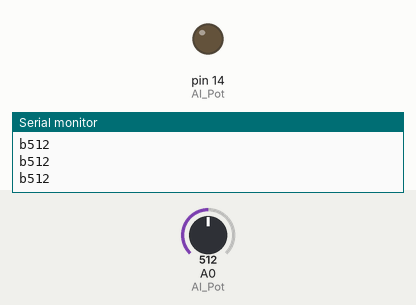
Simulated run of this sketch. Board: Arduino Uno, built with avr-gcc and run on an emulated ATmega328P. Parts: output pins drawn as LEDs (lit = HIGH), the last lines printed to the serial monitor. The test bench sets the inputs (shaded band); at power-on: A0 (AI_Pot) = 512.

Above: at 1.2 s.
1.3 s: A0 (AI_Pot) set to 52
2.8 s: A0 (AI_Pot) set to 45
4.9 s: A0 (AI_Pot) set to 115
6.9 s: A0 (AI_Pot) set to 139
At 8.1 s:
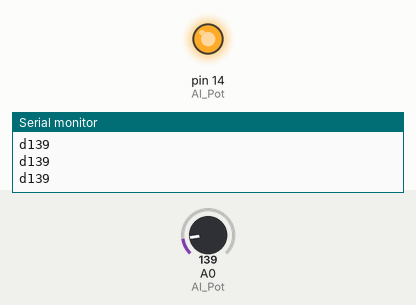
8.4 s: A0 (AI_Pot) set to 122
At 9.5 s:
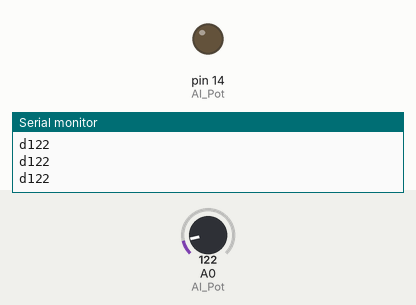
9.9 s: A0 (AI_Pot) set to 306
At 10.8 s:
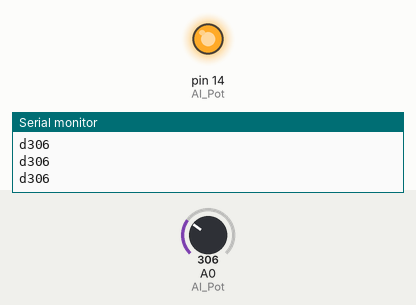
Timing chart, 0 to 12.4 s (numbered marks = the images above; inputs shaded):
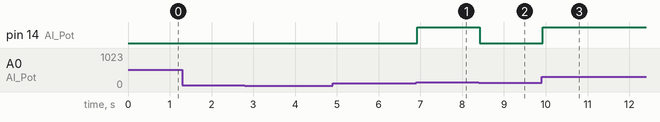

Measured:
- after the input at 6.9 s, pin 14 (AI_Pot): LOW → HIGH at once
- after the input at 8.4 s, pin 14 (AI_Pot): HIGH → LOW at once
- after the input at 9.9 s, pin 14 (AI_Pot): LOW → HIGH at once

The sketch:

avst_ndsgivaretest.ino
```cpp
typedef enum HandStates{
  Hand,
  Hand2,
  NoHand,
  NoHand2,
  Foot,
  Foot2,
  NoFoot,
  NoFoot2,
};

HandStates HState;


#define AI_Pot 0
#define DO_RLed 14

int PotValue = 75;

void setup() {
  pinMode(DO_RLed, OUTPUT);
  pinMode(AI_Pot, INPUT);
  Serial.begin(9600);
  analogWrite(DO_RLed, PotValue);
  HState = NoFoot;
}

void loop() {
  switch (HState){

    case NoFoot:
      PotValue = analogRead(AI_Pot);
      Serial.println(PotValue);
      delay(100);
    if ( (50 < PotValue) && (PotValue < 100) ) {
      HState = Foot;
    } else { //skicka speciella värden vidare sedan till appen och använd dem för att veta vad dem gör, och för att göra en how to "video"
      HState = NoHand;
    }
  break;

    case Foot:
      PotValue = analogRead(AI_Pot);
      Serial.println(PotValue);
      delay(100);
    if ( PotValue < 50 ) { //kanske byt plats på if och else
      HState = NoFoot2;
    } else{
      Serial.print("fb");
      HState = Foot;
    }
  break;

    case NoFoot2:
      for (int w=0; w <= 25; w++){
        PotValue = analogRead(AI_Pot);
        Serial.println(PotValue);
        delay(100);
      if ( (15 < PotValue) && (PotValue < 50) ) {
        HState = Foot2;
        break;
      } else {
        Serial.print("fc");
        }
      }
    if (15 < PotValue < 50){
    HState=NoFoot;
    }
  break;

    case Foot2:
      analogWrite(DO_RLed, LOW);
      delay(250);
      HState = NoFoot;
  break;

    case NoHand:
      PotValue = analogRead(AI_Pot);
      Serial.print("a");
      Serial.println(PotValue);
      delay(100);
    if (PotValue > 50)  {
      HState = Hand;
    } else{
      Serial.print("a");
      HState = NoFoot;
    }
  break;

    case Hand:
      PotValue = analogRead(AI_Pot);
      Serial.println(PotValue);
      delay(100);
    if (PotValue < 50)  {
      HState = NoHand2;
    } else {
      Serial.print("b");
      HState = Hand;
      }
    break;

    case NoHand2:
      for (int q=0; q <= 50; q++){
        PotValue = analogRead(AI_Pot);
        Serial.println(PotValue);
        delay(100);
      if (PotValue > 50) {
        HState = Hand2;
        break;
      } else {
        Serial.print("c");
        }
      }
    if (PotValue < 50){
      HState = NoHand;
    }
  break;

    case Hand2:
      PotValue = analogRead(AI_Pot);
      Serial.println(PotValue);
      if (PotValue < 50) {
        HState=NoHand;
      }
      else {
      Serial.print("d");
      analogWrite(DO_RLed, PotValue);
      delay(100);
      HState = Hand2;
      }
  break;
  }
}
```
